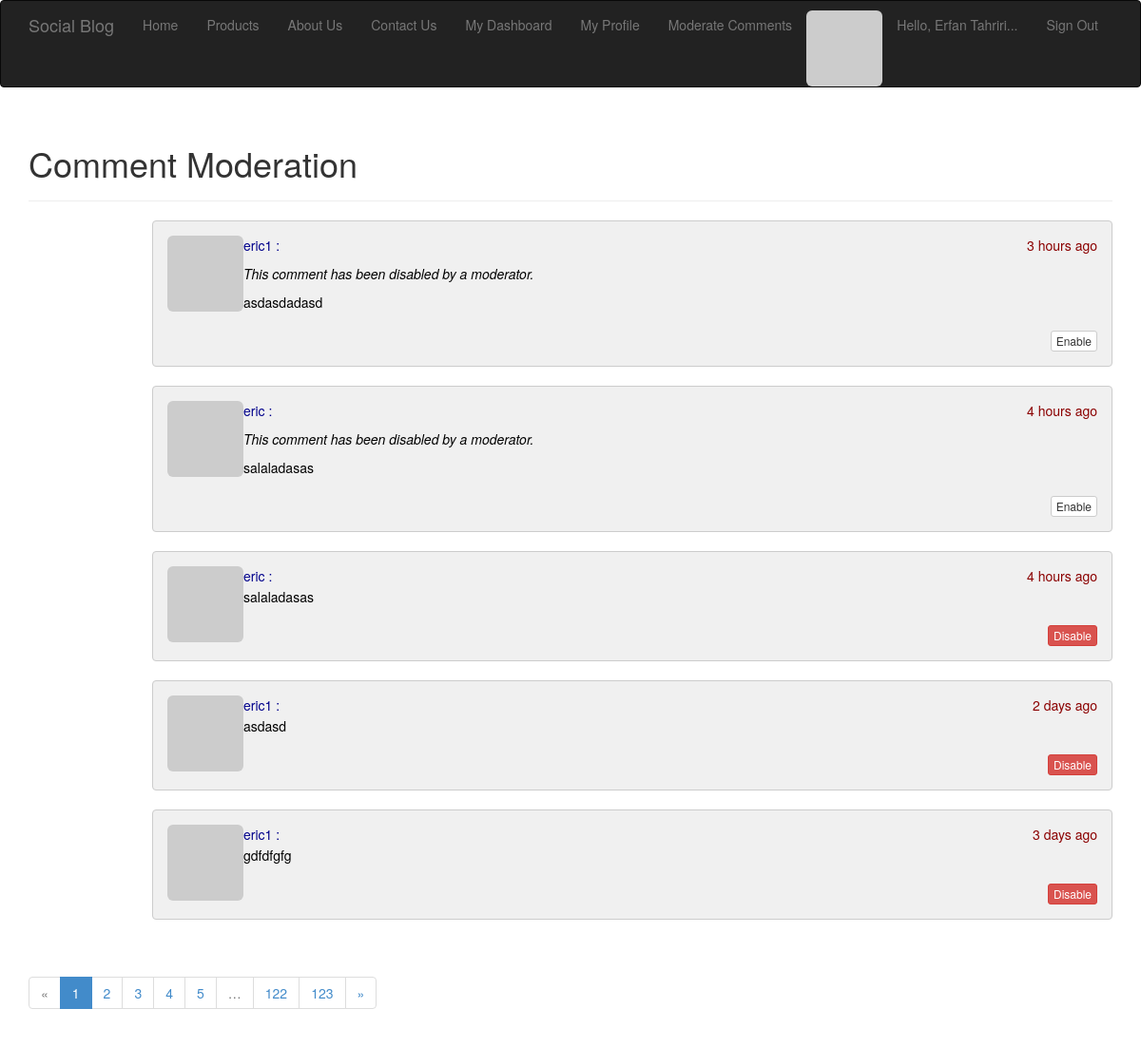
The app's page /moderate (signed in) with its own data.
### project/apps/auth/models.py (models this page shows, shortened)
class User_auth(UserMixin, db.Model):
    id = db.Column(db.Integer, primary_key=True)
    username = db.Column(db.String(64), unique=True, index=True)
    name = db.Column(db.String(64))
    family = db.Column(db.String(64))
    email = db.Column(db.String(64), unique=True, index=True)
    location = db.Column(db.String(64))
    about_me = db.Column(db.Text())
    last_seen = db.Column(db.DateTime(), default=datetime.utcnow)
    password_hash = db.Column(db.String(128))
    role_id = db.Column(db.Integer, db.ForeignKey('role_auth.id'))
    registered_at = db.Column(db.DateTime(), default=datetime.utcnow)
    confirmed = db.Column(db.Boolean, default=False)
    role = db.relationship('Role_auth', foreign_keys='User_auth.role_id')
    avatar_hash = db.Column(db.String(32))
    posts = db.relationship('Post', backref='author', lazy='dynamic')
    followed = db.relationship('Follow',
                               foreign_keys=[Follow.follower_id],
                               backref=db.backref('follower', lazy='joined'),
                               lazy='dynamic',
                               cascade='all, delete-orphan')
    followers = db.relationship('Follow',
                                foreign_keys=[Follow.followed_id],
                                backref=db.backref('followed', lazy='joined'),
                                lazy='dynamic',
                                cascade='all, delete-orphan')
    comments = db.relationship('Comment', backref='author', lazy='dynamic')
    def gravatar(self, size=100, default='identicon', rating='g'):
        if request.is_secure:
            url = 'https://secure.gravatar.com/avatar'
        else:
            url = 'http://www.gravatar.com/avatar'
        hash = self.avatar_hash or hashlib.md5(self.email.encode('utf-8')).hexdigest()
        return '{url}/{hash}?s={size}&d={default}&r={rating}'.format(url=url, hash=hash, size=size, default=default, rating=rating)
    def ping(self):
        self.last_seen = datetime.utcnow()
        db.session.add(self)
    def can(self, permissions):
        return self.role is not None and (self.role.permissions & permissions) == permissions
    def is_administrator(self):
        return self.can(Permission.ADMINISTER)
    @login_manager.user_loader
    def load_user(user_id):
        return User_auth.query.get(int(user_id))
    @property
    def password(self):
        raise AttributeError('password is not a readable attribute')

class Comment(db.Model):
    id = db.Column(db.Integer, primary_key=True)
    body = db.Column(db.Text)
    body_html = db.Column(db.Text)
    timestamp = db.Column(db.DateTime, index=True, default=datetime.utcnow)
    disabled = db.Column(db.Boolean)
    author_id = db.Column(db.Integer, db.ForeignKey('user_auth.id'))
    post_id = db.Column(db.Integer, db.ForeignKey('post.id'))

### project/apps/site/views.py (the view)
@mod.route('moderate')
@login_required
@permission_required(Permission.MODERATE_COMMENTS)
def moderate():
    page = request.args.get('page', 1, type=int)
    pagination = Comment.query.order_by(Comment.timestamp.desc()).paginate(
                        page, per_page=current_app.config['FLASKY_COMMENTS_PER_PAGE'],
                        error_out=False)
    comments = pagination.items
    return render_template('site/moderate.html', comments=comments, pagination=pagination, page=page, permission=Permission)

### project/apps/auth/views.py (called while the page is built)
@mod.before_app_request
def before_request():
    if current_user.is_authenticated():
        current_user.ping()
        if not current_user.confirmed and request.endpoint[:5] != 'auth.':
            return redirect(url_for('auth.unconfirmed'))

### project/apps/site/views.py (called while the page is built)
@mod.after_app_request
def after_request(response):
    for query in get_debug_queries():
        if query.duration >= current_app.config['FLASKY_SLOW_DB_QUERY_TIME']:
            current_app.logger.warning('Slow query: %s\nParameters: %s\nDuration: %fs\nContext: %s\n' % (query.statement, query.parameters, query.duration, query.context))
    return response

### project/media/templates/site/moderate.html (shortened to what this page needs)
{% extends "base/_base.html" %}
{% import "_macros.html" as macros %}
{% block page_content %}
    <div class="page-header">
        <h1>Comment Moderation</h1>
    </div>
    {% set moderate = True %}
    {% include 'post/_comment.html' %}
    {% if pagination %}
        <div class="pagination">
            {{ macros.pagination_widget(pagination, 'site.moderate') }}
        </div>
    {% endif %}
{% endblock %}

### project/media/templates/base/_base.html (shortened to what this page needs)
<html>
<head>
	<link rel="stylesheet" href="{{ url_for('static', filename='css/bootstrap.css')}}" type="text/css" media="screen" />
	<link rel="stylesheet" href="{{ url_for('static', filename='css/style.css')}}" />
</head>
<body style="min-width: 250px">
	{% block navbar %}
        <div class="navbar navbar-inverse" role="navigation">
            <div class="container">
                <div class="navbar-header">
                    <a class="navbar-brand" href="/">Social Blog</a>
                </div>
                <div class="navbar-collapse collapse">
                    <ul class="nav navbar-nav">
                        <li><a href="/">Home</a></li>
                        <li><a href="/">Products</a></li>
                        <li><a href="/">About Us</a></li>
                        <li><a href="/">Contact Us</a></li>
                        {% if current_user.is_authenticated() %}
                            <li><a href="{{ url_for('dashboard.dashboard') }}">My Dashboard</a></li>
                        {% endif %}
                        {% if current_user.is_authenticated() %}
                            <li>
                                <a href="{{ url_for('profile.view_profile', username=current_user.username) }}">
                                My Profile
                                </a>
                            </li>
                            {% endif %}
                    {% if current_user.can(permission.MODERATE_COMMENTS) %}
                        <li><a href="{{ url_for('site.moderate') }}">Moderate Comments</a></li>
                    {% endif %}
                    </ul>
                    <ul class="nav navbar-nav navbar-right">
                        {% if current_user.is_authenticated() %}
                            <li><img class="img-rounded profile-thumbnail" src="{{ current_user.gravatar(size=30) }}" style="margin-top: 10px"></li>
                            <li><a href="#">Hello, {{ current_user.name|capitalize }} {{ current_user.family|capitalize }}...</a></li>
                            <li><a href="{{ url_for('auth.logout') }}">Sign Out</a></li>
                        {% else %}
                            <li><a href="#">Hello, Quest...</a></li>
                            <li><a href="{{ url_for('auth.login') }}">Sign In </a></li>
                            <li><a href="{{ url_for('auth.add_user') }}"> Sign Up</a></li>
                        {% endif %}
                    </ul>
                </div>
            </div>
        </div>
    {% endblock %}
<div class="container">
    {% block page_content %}
    {% endblock %}
</div>
</body>
</html>

### project/media/templates/post/_comment.html (shortened to what this page needs)
{% from '_macros.html' import render_field %}
{% from '_macros.html' import pagination_widget %}
    <div>
        <ul class="comments" style="margin-top: 10px; margin-left: 90px; margin-top: 0">
            {% for comment in comments %}
            <li class="alert alert-info" style="min-width: 200px; background-color: #F0F0F0; border-color: #CCCCCC;">
                <div class="profile-thumbnail" style="float: left">
                    <a href="{{ url_for('profile.view_profile', username=comment.author.username) }}">
                        <img class="img-rounded profile-thumbnail" src="{{ comment.author.gravatar(size=40) }}">
                    </a>
                </div>
                <div class="comment-date" style="text-align: right; float: right; color: darkred">{{ moment(comment.timestamp).fromNow(refresh=True) }}</div>
                <div class="comment-author" style="margin-left: 50px">
                    <a href="{{ url_for('profile.view_profile', username=comment.author.username) }}" style="; color: darkblue">
                        {{ comment.author.username }} :
                    </a>
                </div>
                <div class="comment-body" style="margin-left: 58px; margin-top: 2px; color: #000000">
                    {% if comment.disabled %}
                        <p></p><i>This comment has been disabled by a moderator.</i></p>
                    {% endif %}
                    {% if moderate or not comment.disabled %}
                        {% if comment.body_html %}
                            {{ comment.body_html | safe }}
                        {% else %}
                            {{ comment.body }}
                        {% endif %}
                    {% endif %}
                </div>
                <div class="post-footer" style="text-align: right">
                    {% if moderate %}
                        <br>
                        {% if comment.disabled %}
                            <a class="btn btn-default btn-xs" href="{{ url_for('site.moderate_enable',id=comment.id, page=page) }}">Enable</a>
                        {% else %}
                            <a class="btn btn-danger btn-xs" href="{{ url_for('site.moderate_disable',id=comment.id, page=page) }}">Disable</a>
                        {% endif %}
                    {% endif %}
                </div>
            </li>
            {% endfor %}
        </ul>
    </div>

### project/media/statics/css/style.css (style rules this page uses)
ul { list-style:none; margin-bottom: 0; }
a { text-decoration: none !important; }

### records on screen
User_auth: name "Erfan", family "Tahriri"
Comment: timestamp "3 hours ago", author.username "eric1", shows "This comment has been disabled by a moderator.", body_html "asdasdadasd"
Comment: timestamp "4 hours ago", author.username "eric", shows "This comment has been disabled by a moderator.", body_html "salaladasas"
Comment: timestamp "4 hours ago", author.username "eric", body_html "salaladasas"
Comment: timestamp "2 days ago", author.username "eric1", body_html "asdasd"
Comment: timestamp "3 days ago", author.username "eric1", body_html "gdfdfgfg"

### other values on screen
{{ p }} "1"
{{ p }} "2" "3" "4" "5" "122" "123"
